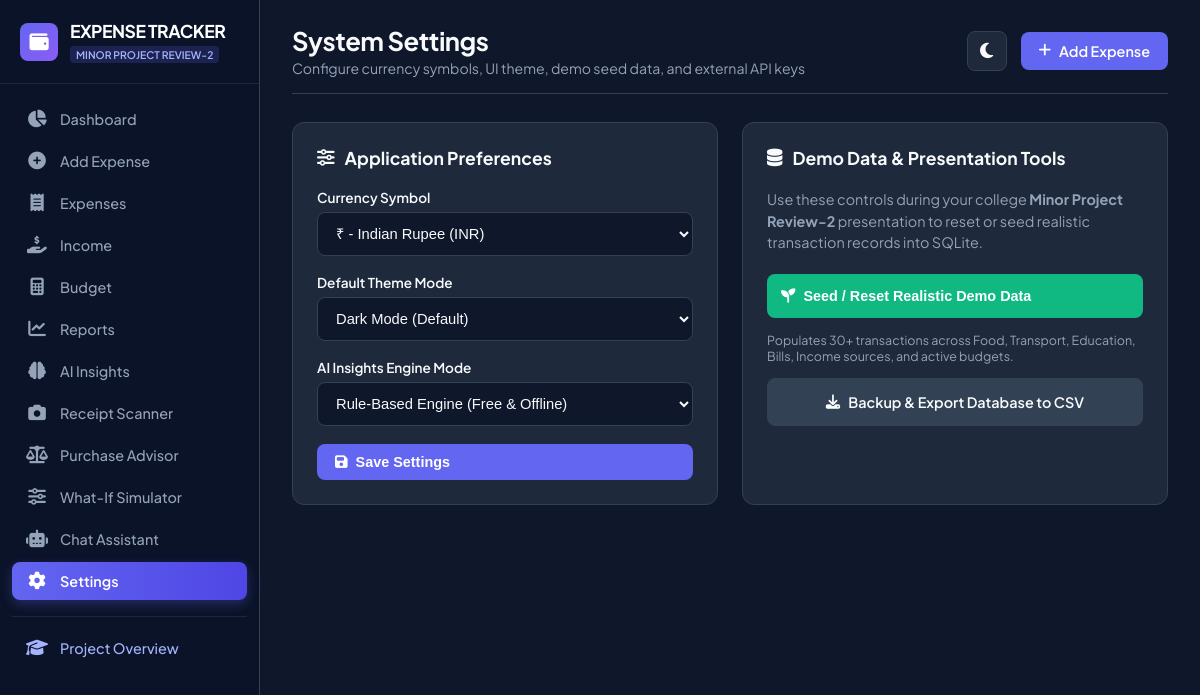
The page /settings on the database its author committed.
### tables this page shows
CREATE TABLE user_settings (
    key TEXT PRIMARY KEY,
    value TEXT NOT NULL
);

### routes/settings.py (the view, shortened to what this page needs)
@settings_bp.route('/settings', methods=['GET', 'POST'])
def settings_view():
    conn = get_db_connection()
    cursor = conn.cursor()
    cursor.execute("SELECT key, value FROM user_settings")
    settings_rows = cursor.fetchall()
    settings_dict = {row['key']: row['value'] for row in settings_rows}
    conn.close()
    return render_template('settings.html', settings=settings_dict)

### database/database.py (called while the page is built)
def get_db_connection():
    conn = sqlite3.connect(Config.DATABASE_PATH)
    conn.row_factory = sqlite3.Row
    return conn

### templates/settings.html (shortened to what this page needs)
{% extends "base.html" %}
{% block header_title %}System Settings{% endblock %}
{% block header_subtitle %}Configure currency symbols, UI theme, demo seed data, and external API keys{% endblock %}
{% block content %}
<div class="charts-grid" style="grid-template-columns: 1fr 1fr;">
    <div class="table-card">
        <div class="card-title" style="margin-bottom: 20px;"><i class="fas fa-sliders-h text-primary"></i> Application Preferences</div>
        <form method="POST" action="{{ url_for('settings.settings_view') }}">
            <div class="form-group">
                <label class="form-label">Currency Symbol</label>
                <select name="currency" class="form-control">
                    <option value="₹" {% if settings.get('currency') == '₹' %}selected{% endif %}>₹ - Indian Rupee (INR)</option>
                </select>
            </div>
            <div class="form-group">
                <label class="form-label">Default Theme Mode</label>
                <select name="theme" class="form-control">
                    <option value="dark" {% if settings.get('theme') == 'dark' %}selected{% endif %}>Dark Mode (Default)</option>
                </select>
            </div>
            <div class="form-group">
                <label class="form-label">AI Insights Engine Mode</label>
                <select name="ai_provider" class="form-control">
                    <option value="rule-based" {% if settings.get('ai_provider') == 'rule-based' %}selected{% endif %}>Rule-Based Engine (Free & Offline)</option>
                </select>
            </div>
            <button type="submit" class="btn btn-primary" style="width: 100%;"><i class="fas fa-save"></i> Save Settings</button>
        </form>
    </div>
    <div class="table-card">
        <div class="card-title" style="margin-bottom: 20px;"><i class="fas fa-database text-warning"></i> Demo Data & Presentation Tools</div>
        <p style="font-size: 0.9rem; color: var(--text-muted); margin-bottom: 20px; line-height: 1.5;">
            Use these controls during your college <strong>Minor Project Review-2</strong> presentation to reset or seed realistic transaction records into SQLite.
        </p>
        <div style="display: flex; flex-direction: column; gap: 14px;">
            <button id="seedDataBtn" class="btn btn-success" style="padding: 14px;">
                <i class="fas fa-seedling"></i> Seed / Reset Realistic Demo Data
            </button>
            <div style="font-size: 0.78rem; color: var(--text-muted);">
                Populates 30+ transactions across Food, Transport, Education, Bills, Income sources, and active budgets.
            </div>
            <a href="{{ url_for('expenses.export_csv') }}" class="btn btn-secondary" style="padding: 14px; text-align: center; justify-content: center;">
                <i class="fas fa-download"></i> Backup & Export Database to CSV
            </a>
        </div>
    </div>
</div>
{% endblock %}

### static/css/style.css (style rules this page uses)
:root { --bg-primary: #0f172a; --bg-secondary: #1e293b; --bg-card: #1e293b; --bg-card-hover: #334155; --bg-sidebar: #0b1329; --border-color: #334155; --text-main: #f8fafc; --text-muted: #94a3b8; --text-inverse: #0f172a; --accent-primary: #6366f1; --accent-primary-hover: #4f46e5; --accent-success: #10b981; --accent-warning: #f59e0b; --accent-danger: #ef4444; --accent-info: #06b6d4; --shadow-sm: 0 1px 2px 0 rgba(0, 0, 0, 0.05); --shadow-md: 0 4px 6px -1px rgba(0, 0, 0, 0.3), 0 2px 4px -1px rgba(0, 0, 0, 0.1); --shadow-lg: 0 10px 15px -3px rgba(0, 0, 0, 0.4), 0 4px 6px -2px rgba(0, 0, 0, 0.2); --radius-sm: 8px; --radius-md: 12px; --radius-lg: 16px; --transition: all 0.25s cubic-bezier(0.4, 0, 0.2, 1); }
* { margin: 0; padding: 0; box-sizing: border-box; }
body { font-family: 'Plus Jakarta Sans', 'Inter', -apple-system, BlinkMacSystemFont, sans-serif; background-color: var(--bg-primary); color: var(--text-main); display: flex; min-height: 100vh; overflow-x: hidden; }
.btn { display: inline-flex; align-items: center; gap: 8px; padding: 10px 18px; border-radius: var(--radius-sm); font-size: 0.9rem; font-weight: 600; cursor: pointer; border: none; transition: var(--transition); text-decoration: none; }
.btn-primary { background-color: var(--accent-primary); color: #ffffff; }
.btn-success { background-color: var(--accent-success); color: #ffffff; }
.btn-secondary { background-color: var(--bg-card-hover); color: var(--text-main); border: 1px solid var(--border-color); }
.charts-grid { display: grid; grid-template-columns: repeat(auto-fit, minmax(400px, 1fr)); gap: 24px; margin-bottom: 28px; }
.card-title { font-size: 1.1rem; font-weight: 700; display: flex; align-items: center; gap: 10px; }
.table-card { background-color: var(--bg-card); border: 1px solid var(--border-color); border-radius: var(--radius-md); padding: 24px; margin-bottom: 28px; overflow: hidden; }
.form-group { margin-bottom: 18px; }
.form-label { display: block; font-size: 0.85rem; font-weight: 600; margin-bottom: 6px; color: var(--text-main); }
.form-control { width: 100%; padding: 12px 14px; background-color: var(--bg-primary); border: 1px solid var(--border-color); border-radius: var(--radius-sm); color: var(--text-main); font-size: 0.92rem; outline: none; transition: var(--transition); }

### rows shown on the page
user_settings: theme "Dark Mode (Default)"
user_settings: ai_provider "Rule-Based Engine (Free & Offline)"
